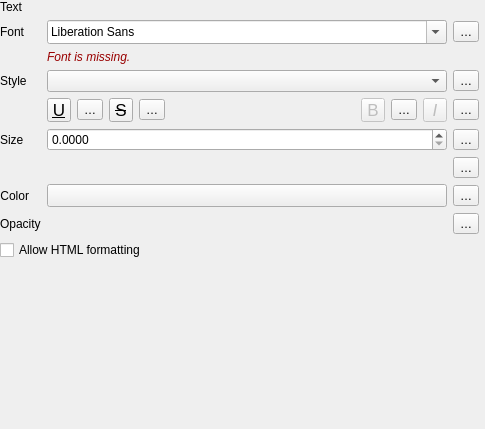
                    <widget class="QWidget" name="scrollAreaWidgetContents">
                     <property name="geometry">
                      <rect>
                       <x>0</x>
                       <y>0</y>
                       <width>485</width>
                       <height>429</height>
                      </rect>
                     </property>
                     <layout class="QVBoxLayout" name="verticalLayout_2" stretch="0,1">
                      <property name="leftMargin">
                       <number>0</number>
                      </property>
                      <property name="topMargin">
                       <number>0</number>
                      </property>
                      <property name="rightMargin">
                       <number>6</number>
                      </property>
                      <property name="bottomMargin">
                       <number>0</number>
                      </property>
                      <item>
                       <widget class="QFrame" name="mFontStyleGroupBox">
                        <property name="sizePolicy">
                         <sizepolicy hsizetype="Preferred" vsizetype="Maximum">
                          <horstretch>0</horstretch>
                          <verstretch>0</verstretch>
                         </sizepolicy>
                        </property>
                        <property name="maximumSize">
                         <size>
                          <width>16777215</width>
                          <height>16777215</height>
                         </size>
                        </property>
                        <layout class="QGridLayout" name="gridLayout_6">
                         <property name="leftMargin">
                          <number>0</number>
                         </property>
                         <property name="topMargin">
                          <number>0</number>
                         </property>
                         <property name="rightMargin">
                          <number>0</number>
                         </property>
                         <property name="bottomMargin">
                          <number>0</number>
                         </property>
                         <item row="8" column="2">
                          <widget class="QgsPropertyOverrideButton" name="mFontOpacityDDBtn">
                           <property name="text">
                            <string>…</string>
                           </property>
                          </widget>
                         </item>
                         <item row="5" column="0">
                          <widget class="QLabel" name="mFontSizeLabel">
                           <property name="sizePolicy">
                            <sizepolicy hsizetype="Maximum" vsizetype="Preferred">
                             <horstretch>0</horstretch>
                             <verstretch>0</verstretch>
                            </sizepolicy>
                           </property>
                           <property name="text">
                            <string>Size</string>
                           </property>
                          </widget>
                         </item>
                         <item row="5" column="2">
                          <widget class="QgsPropertyOverrideButton" name="mFontSizeDDBtn">
                           <property name="text">
                            <string>…</string>
                           </property>
                          </widget>
                         </item>
                         <item row="1" column="0">
                          <widget class="QLabel" name="mFontLabel">
                           <property name="sizePolicy">
                            <sizepolicy hsizetype="Preferred" vsizetype="Preferred">
                             <horstretch>0</horstretch>
                             <verstretch>0</verstretch>
                            </sizepolicy>
                           </property>
                           <property name="text">
                            <string>Font</string>
                           </property>
                           <property name="alignment">
                            <set>Qt::AlignLeading|Qt::AlignLeft|Qt::AlignVCenter</set>
                           </property>
                          </widget>
                         </item>
                         <item row="2" column="1">
                          <widget class="QFrame" name="mFontFamilyFrame">
                           <layout class="QHBoxLayout" name="horizontalLayout_5">
                            <property name="leftMargin">
                             <number>0</number>
                            </property>
                            <property name="topMargin">
                             <number>0</number>
                            </property>
                            <property name="rightMargin">
                             <number>0</number>
                            </property>
                            <property name="bottomMargin">
                             <number>0</number>
                            </property>
                            <item>
                             <widget class="QLabel" name="mFontMissingLabel">
                              <property name="sizePolicy">
                               <sizepolicy hsizetype="Expanding" vsizetype="Preferred">
                                <horstretch>0</horstretch>
                                <verstretch>0</verstretch>
                               </sizepolicy>
                              </property>
                              <property name="styleSheet">
                               <string notr="true">color: #990000;
font-style: italic;</string>
                              </property>
                              <property name="text">
                               <string>Font is missing.</string>
                              </property>
                              <property name="alignment">
                               <set>Qt::AlignLeading|Qt::AlignLeft|Qt::AlignVCenter</set>
                              </property>
                             </widget>
                            </item>
                           </layout>
                          </widget>
                         </item>
                         <item row="7" column="1">
                          <widget class="QgsColorButton" name="btnTextColor">
                           <property name="sizePolicy">
                            <sizepolicy hsizetype="Expanding" vsizetype="Fixed">
                             <horstretch>0</horstretch>
                             <verstretch>0</verstretch>
                            </sizepolicy>
                           </property>
                           <property name="maximumSize">
                            <size>
                             <width>16777215</width>
                             <height>16777215</height>
                            </size>
                           </property>
                          </widget>
                         </item>
                         <item row="4" column="1">
                          <layout class="QHBoxLayout" name="horizontalLayout_13">
                           <item>
                            <widget class="QToolButton" name="mFontUnderlineBtn">
                             <property name="enabled">
                              <bool>true</bool>
                             </property>
                             <property name="minimumSize">
                              <size>
                               <width>24</width>
                               <height>24</height>
                              </size>
                             </property>
                             <property name="maximumSize">
                              <size>
                               <width>24</width>
                               <height>24</height>
                              </size>
                             </property>
                             <property name="font">
                              <font>
                               <pointsize>13</pointsize>
                               <underline>true</underline>
                              </font>
                             </property>
                             <property name="toolTip">
                              <string>Underlined text</string>
                             </property>
                             <property name="text">
                              <string>U</string>
                             </property>
                             <property name="checkable">
                              <bool>true</bool>
                             </property>
                            </widget>
                           </item>
                           <item>
                            <widget class="QgsPropertyOverrideButton" name="mFontUnderlineDDBtn">
                             <property name="text">
                              <string>…</string>
                             </property>
                            </widget>
                           </item>
                           <item>
                            <widget class="QToolButton" name="mFontStrikethroughBtn">
                             <property name="enabled">
                              <bool>true</bool>
                             </property>
                             <property name="minimumSize">
                              <size>
                               <width>24</width>
                               <height>24</height>
                              </size>
                             </property>
                             <property name="maximumSize">
                              <size>
                               <width>24</width>
                               <height>24</height>
                              </size>
                             </property>
                             <property name="font">
                              <font>
                               <pointsize>13</pointsize>
                               <strikeout>true</strikeout>
                              </font>
                             </property>
                             <property name="toolTip">
                              <string>Strikeout text</string>
                             </property>
                             <property name="text">
                              <string>S</string>
                             </property>
                             <property name="checkable">
                              <bool>true</bool>
                             </property>
                            </widget>
                           </item>
                           <item>
                            <widget class="QgsPropertyOverrideButton" name="mFontStrikeoutDDBtn">
                             <property name="text">
                              <string>…</string>
                             </property>
                            </widget>
                           </item>
                           <item>
                            <spacer name="horizontalSpacer_11">
                             <property name="orientation">
                              <enum>Qt::Horizontal</enum>
                             </property>
                             <property name="sizeHint" stdset="0">
                              <size>
                               <width>0</width>
                               <height>20</height>
                              </size>
                             </property>
                            </spacer>
                           </item>
                           <item>
                            <widget class="QToolButton" name="mFontBoldBtn">
                             <property name="enabled">
                              <bool>false</bool>
                             </property>
                             <property name="minimumSize">
                              <size>
                               <width>24</width>
                               <height>24</height>
                              </size>
                             </property>
                             <property name="maximumSize">
                              <size>
                               <width>24</width>
                               <height>24</height>
                              </size>
                             </property>
                             <property name="font">
                              <font>
                               <pointsize>13</pointsize>
                              </font>
                             </property>
                             <property name="toolTip">
                              <string>Bold text
(data defined only, overrides Style)</string>
                             </property>
                             <property name="text">
                              <string>B</string>
                             </property>
                             <property name="checkable">
                              <bool>true</bool>
                             </property>
                            </widget>
                           </item>
                           <item>
                            <widget class="QgsPropertyOverrideButton" name="mFontBoldDDBtn">
                             <property name="text">
                              <string>…</string>
                             </property>
                            </widget>
                           </item>
                           <item>
                            <widget class="QToolButton" name="mFontItalicBtn">
                             <property name="enabled">
                              <bool>false</bool>
                             </property>
                             <property name="minimumSize">
                              <size>
                               <width>24</width>
                               <height>24</height>
                              </size>
                             </property>
                             <property name="maximumSize">
                              <size>
                               <width>24</width>
                               <height>24</height>
                              </size>
                             </property>
                             <property name="font">
                              <font>
                               <pointsize>13</pointsize>
                               <italic>true</italic>
                              </font>
                             </property>
                             <property name="toolTip">
                              <string>Italic text
(data defined only, overrides Style)</string>
                             </property>
                             <property name="text">
                              <string>I</string>
                             </property>
                             <property name="checkable">
                              <bool>true</bool>
                             </property>
                            </widget>
                           </item>
                          </layout>
                         </item>
                         <item row="3" column="1">
                          <widget class="QComboBox" name="mFontStyleComboBox">
                           <property name="sizePolicy">
                            <sizepolicy hsizetype="Expanding" vsizetype="Fixed">
                             <horstretch>0</horstretch>
                             <verstretch>0</verstretch>
                            </sizepolicy>
                           </property>
                           <property name="minimumSize">
                            <size>
                             <width>0</width>
                             <height>0</height>
                            </size>
                           </property>
                           <property name="maximumSize">
                            <size>
                             <width>16777215</width>
                             <height>16777215</height>
                            </size>
                           </property>
                           <property name="toolTip">
                            <string>Available typeface styles</string>
                           </property>
                           <property name="sizeAdjustPolicy">
                            <enum>QComboBox::AdjustToContentsOnFirstShow</enum>
                           </property>
                          </widget>
                         </item>
                         <item row="8" column="0">
                          <widget class="QLabel" name="mFontTranspLabel">
                           <property name="enabled">
                            <bool>true</bool>
                           </property>
                           <property name="text">
                            <string>Opacity</string>
                           </property>
                          </widget>
                         </item>
                         <item row="1" column="2">
                          <widget class="QgsPropertyOverrideButton" name="mFontDDBtn">
                           <property name="text">
                            <string>…</string>
                           </property>
                          </widget>
                         </item>
                         <item row="13" column="1">
                          <widget class="QFrame" name="frame">
                           <property name="sizePolicy">
                            <sizepolicy hsizetype="Preferred" vsizetype="Maximum">
                             <horstretch>0</horstretch>
                             <verstretch>0</verstretch>
                            </sizepolicy>
                           </property>
                           <layout class="QHBoxLayout" name="horizontalLayout_23">
                            <property name="leftMargin">
                             <number>0</number>
                            </property>
                            <property name="topMargin">
                             <number>0</number>
                            </property>
                            <property name="rightMargin">
                             <number>0</number>
                            </property>
                            <property name="bottomMargin">
                             <number>0</number>
                            </property>
                           </layout>
                          </widget>
                         </item>
                         <item row="12" column="0" colspan="3">
                          <widget class="QCheckBox" name="mHtmlFormattingCheckBox">
                           <property name="toolTip">
                            <string>If enabled, a subset of HTML formatting tags can be used to style text</string>
                           </property>
                           <property name="text">
                            <string>Allow HTML formatting</string>
                           </property>
                          </widget>
                         </item>
                         <item row="3" column="2">
                          <widget class="QgsPropertyOverrideButton" name="mFontStyleDDBtn">
                           <property name="text">
                            <string>…</string>
                           </property>
                          </widget>
                         </item>
                         <item row="6" column="2">
                          <widget class="QgsPropertyOverrideButton" name="mFontUnitsDDBtn">
                           <property name="text">
                            <string>…</string>
                           </property>
                          </widget>
                         </item>
                         <item row="7" column="0">
                          <widget class="QLabel" name="mFontColorLabel">
                           <property name="sizePolicy">
                            <sizepolicy hsizetype="Maximum" vsizetype="Preferred">
                             <horstretch>0</horstretch>
                             <verstretch>0</verstretch>
                            </sizepolicy>
                           </property>
                           <property name="text">
                            <string>Color</string>
                           </property>
                           <property name="alignment">
                            <set>Qt::AlignRight|Qt::AlignTrailing|Qt::AlignVCenter</set>
                           </property>
                          </widget>
                         </item>
                         <item row="0" column="0">
                          <widget class="QLabel" name="mFontLabel_2">
                           <property name="sizePolicy">
                            <sizepolicy hsizetype="Preferred" vsizetype="Preferred">
                             <horstretch>0</horstretch>
                             <verstretch>0</verstretch>
                            </sizepolicy>
                           </property>
                           <property name="text">
                            <string>Text</string>
                           </property>
                           <property name="alignment">
                            <set>Qt::AlignLeading|Qt::AlignLeft|Qt::AlignVCenter</set>
                           </property>
                          </widget>
                         </item>
                         <item row="3" column="0">
                          <widget class="QLabel" name="mFontStyleLabel">
                           <property name="sizePolicy">
                            <sizepolicy hsizetype="Maximum" vsizetype="Preferred">
                             <horstretch>0</horstretch>
                             <verstretch>0</verstretch>
                            </sizepolicy>
                           </property>
                           <property name="text">
                            <string>Style</string>
                           </property>
                          </widget>
                         </item>
                         <item row="6" column="1">
                          <widget class="QgsUnitSelectionWidget" name="mFontSizeUnitWidget" native="true">
                           <property name="focusPolicy">
                            <enum>Qt::StrongFocus</enum>
                           </property>
                          </widget>
                         </item>
                         <item row="1" column="1">
                          <widget class="QFontComboBox" name="mFontFamilyCmbBx">
                           <property name="sizeAdjustPolicy">
                            <enum>QComboBox::AdjustToMinimumContentsLengthWithIcon</enum>
                           </property>
                           <property name="minimumContentsLength">
                            <number>8</number>
                           </property>
                          </widget>
                         </item>
                         <item row="7" column="2">
                          <widget class="QgsPropertyOverrideButton" name="mFontColorDDBtn">
                           <property name="text">
                            <string>…</string>
                           </property>
                          </widget>
                         </item>
                         <item row="5" column="1">
                          <widget class="QgsDoubleSpinBox" name="mFontSizeSpinBox">
                           <property name="sizePolicy">
                            <sizepolicy hsizetype="Expanding" vsizetype="Fixed">
                             <horstretch>0</horstretch>
                             <verstretch>0</verstretch>
                            </sizepolicy>
                           </property>
                           <property name="minimumSize">
                            <size>
                             <width>0</width>
                             <height>0</height>
                            </size>
                           </property>
                           <property name="decimals">
                            <number>4</number>
                           </property>
                           <property name="maximum">
                            <double>999999999.000000000000000</double>
                           </property>
                           <property name="showClearButton" stdset="0">
                            <bool>false</bool>
                           </property>
                          </widget>
                         </item>
                         <item row="8" column="1">
                          <widget class="QgsOpacityWidget" name="mTextOpacityWidget" native="true">
                           <property name="focusPolicy">
                            <enum>Qt::StrongFocus</enum>
                           </property>
                          </widget>
                         </item>
                         <item row="4" column="2">
                          <widget class="QgsPropertyOverrideButton" name="mFontItalicDDBtn">
                           <property name="text">
                            <string>…</string>
                           </property>
                          </widget>
                         </item>
                        </layout>
                       </widget>
                      </item>
                      <item>
                       <widget class="QgsStyleItemsListWidget" name="mTextFormatsListWidget" native="true"/>
                      </item>
                     </layout>
                    </widget>
